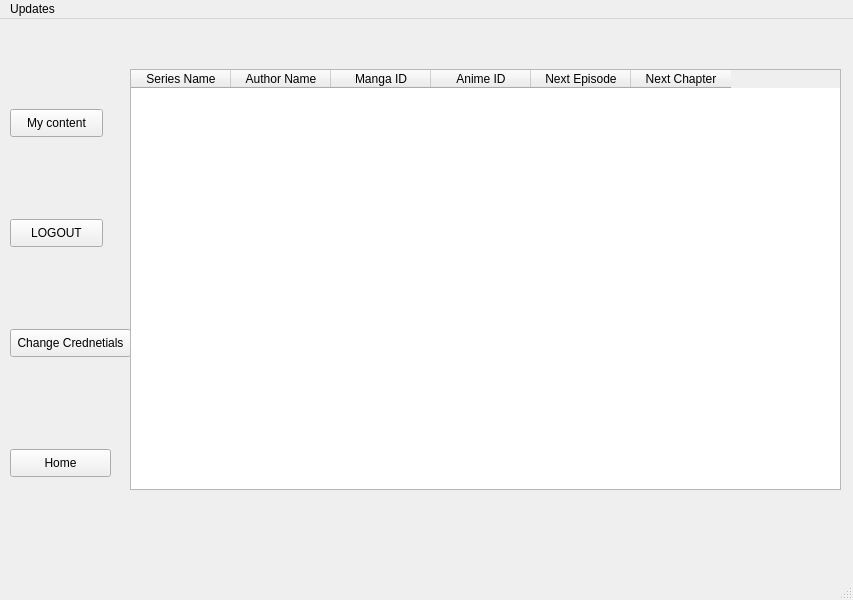
<?xml version="1.0" encoding="UTF-8"?>
<ui version="4.0">
 <class>MainWindow</class>
 <widget class="QMainWindow" name="MainWindow">
  <property name="geometry">
   <rect>
    <x>0</x>
    <y>0</y>
    <width>853</width>
    <height>600</height>
   </rect>
  </property>
  <property name="windowTitle">
   <string>MainWindow</string>
  </property>
  <widget class="QWidget" name="centralwidget">
   <widget class="QPushButton" name="pushButton_3">
    <property name="geometry">
     <rect>
      <x>10</x>
      <y>200</y>
      <width>93</width>
      <height>28</height>
     </rect>
    </property>
    <property name="text">
     <string>LOGOUT</string>
    </property>
   </widget>
   <widget class="QPushButton" name="pushButton_6">
    <property name="geometry">
     <rect>
      <x>10</x>
      <y>90</y>
      <width>93</width>
      <height>28</height>
     </rect>
    </property>
    <property name="text">
     <string>My content</string>
    </property>
   </widget>
   <widget class="QPushButton" name="pushButton_7">
    <property name="geometry">
     <rect>
      <x>10</x>
      <y>310</y>
      <width>121</width>
      <height>28</height>
     </rect>
    </property>
    <property name="text">
     <string>Change Crednetials</string>
    </property>
   </widget>
   <widget class="QPushButton" name="pushButton_8">
    <property name="geometry">
     <rect>
      <x>10</x>
      <y>430</y>
      <width>101</width>
      <height>28</height>
     </rect>
    </property>
    <property name="text">
     <string>Home</string>
    </property>
   </widget>
   <widget class="QTableWidget" name="tableWidget">
    <property name="geometry">
     <rect>
      <x>130</x>
      <y>50</y>
      <width>711</width>
      <height>421</height>
     </rect>
    </property>
    <column>
     <property name="text">
      <string>Series Name</string>
     </property>
    </column>
    <column>
     <property name="text">
      <string>Author Name</string>
     </property>
    </column>
    <column>
     <property name="text">
      <string>Manga ID</string>
     </property>
    </column>
    <column>
     <property name="text">
      <string>Anime ID</string>
     </property>
    </column>
    <column>
     <property name="text">
      <string>Next Episode</string>
     </property>
    </column>
    <column>
     <property name="text">
      <string>Next Chapter</string>
     </property>
    </column>
   </widget>
  </widget>
  <widget class="QMenuBar" name="menubar">
   <property name="geometry">
    <rect>
     <x>0</x>
     <y>0</y>
     <width>853</width>
     <height>29</height>
    </rect>
   </property>
   <widget class="QMenu" name="menuUpdates">
    <property name="title">
     <string>Updates</string>
    </property>
   </widget>
   <addaction name="menuUpdates"/>
  </widget>
  <widget class="QStatusBar" name="statusbar"/>
 </widget>
 <resources/>
 <connections/>
</ui>
